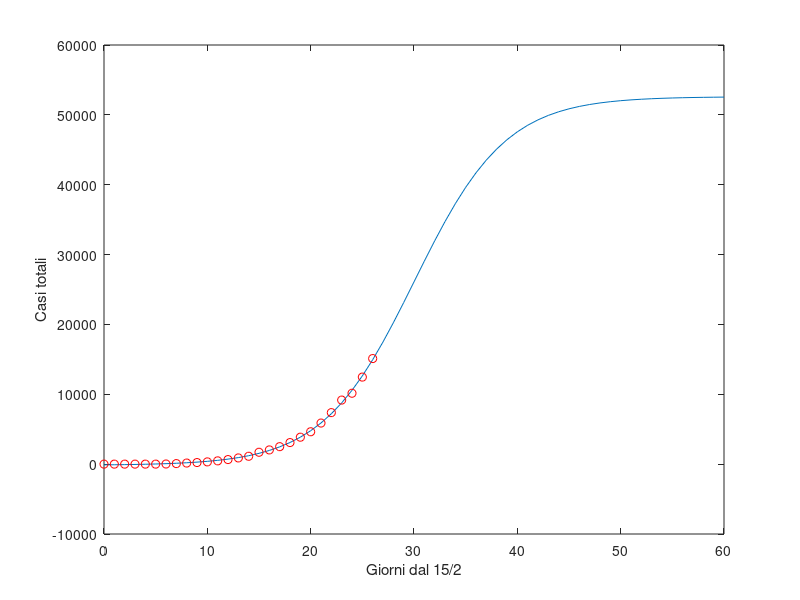

Source code (MATLAB):
pkg load optim
%% Example for linear inequality constraints.
  %% model function:
  %F = @ (x, p) (1 + exp(-p(2) * (x - p(3)))).^(-1)*p(1);
  
  F = @(x,p) p(1) + p(2) * exp(p(3) * (x - p(4)))./(1 + exp(p(3) * (x - p(4))));
 
  %% independents and dependents:
%%  data = load('/home/roberto/octave/covid19-it.txt');
  data = load('data/covid19-it.txt');
  x = data(:,1);y = data(:,2);

  p1=min(y);
  p2=max(y)-min(y);
  p3=4*max(diff(y)./diff(x))/p2;
  p4=mean(x);

  %% initial values:
  %init = [50000.0; 30.0; 0.2];
  init=[p1,p2,p3,p4];
  %% other configuration (default values):
  tolerance = .0000000001;
  max_iterations = 200;
  weights = ones (size (y));
  dp = [.00001; .00001; .00001; .00001]; % bidirectional numeric gradient stepsize
  dFdp = "dfdp"; % function for gradient (numerical)
  
   minstep = [0.01; 0.01;0.01; 0.01];
 maxstep = [0.8; 0.8; 0.8; 0.8];
 options = [minstep, maxstep];

  %% linear constraints, A.' * parametervector + B >= 0
  %%A = [1; -1]; B = 0; % p(1) >= p(2);
  %%options.inequc = {A, B};

  %% start leasqr, be sure that 'verbose' is not set
  global verbose; verbose = false;
  [f, p, cvg, iter] = ...
      leasqr (x, y, init, F, tolerance, max_iterations,weights,dp,dFdp)
      
      xx=[0:60]';
      
 plot(xx,F(xx,p),x,y,'or');
 xlabel('Giorni dal 15/2');ylabel('Casi totali');
 